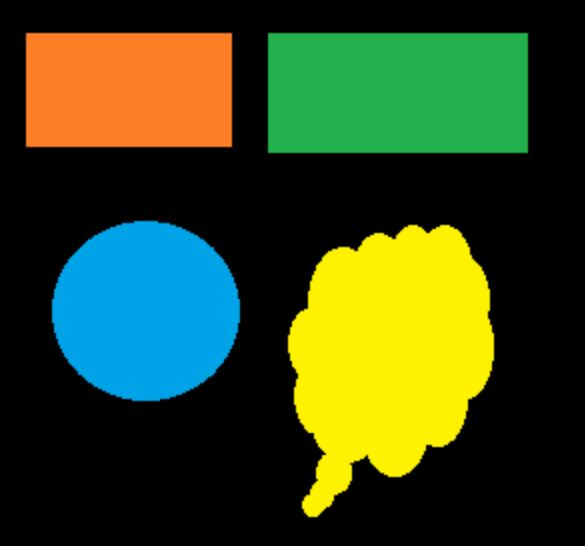
//> input picture ContourDemo2/polygonColor.jpg, 585 x 546 px
$ ./ContourDemo2   (built with g++ and OpenCV 4)
//> lines starting //> are read from the running program, lines starting //| are printed output that depends on the picture; after the words box and inside, x2 and y2 are one past the last pixel; in counts of white or black regions, pixels touching at a corner belong together
// ContourDemo2.cpp : 定義主控台應用程式的進入點。
//

#include "stdafx.h"
#include <opencv2\opencv.hpp>
#include <opencv2\core\utility.hpp>
#include <opencv2\imgproc.hpp>
#include "opencv2\highgui.hpp"
#include <iostream>
#include <iomanip>

using namespace cv;
using namespace std;

Mat imgSrc, imgG, imgBW, imgDst, imgMask;
int main()
{
	//imgSrc = imread("star.jpg", CV_LOAD_IMAGE_UNCHANGED);
	//imgSrc = imread("rectangle.jpg", CV_LOAD_IMAGE_UNCHANGED);
	imgSrc = imread("polygonColor.jpg", CV_LOAD_IMAGE_UNCHANGED);
//> imgSrc is the input picture: 546 rows x 585 cols, CV_8UC3; mean B, G, R 30, 71.2, 54.9

	if (!imgSrc.data)
	{
		cout << "找不到檔案!" << endl;
		return -1;
	}

	cvtColor(imgSrc, imgG, CV_BGR2GRAY);
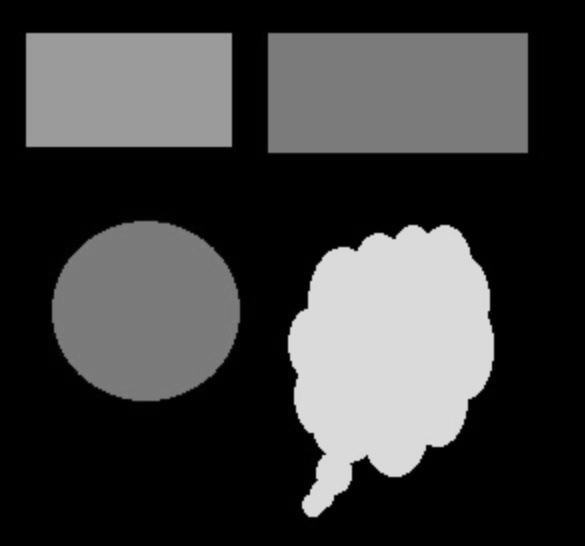
//> imgG: 546 rows x 585 cols, CV_8UC1; min 0, max 228, mean 61.6
	threshold(imgG, imgBW, 100, 255, THRESH_BINARY);
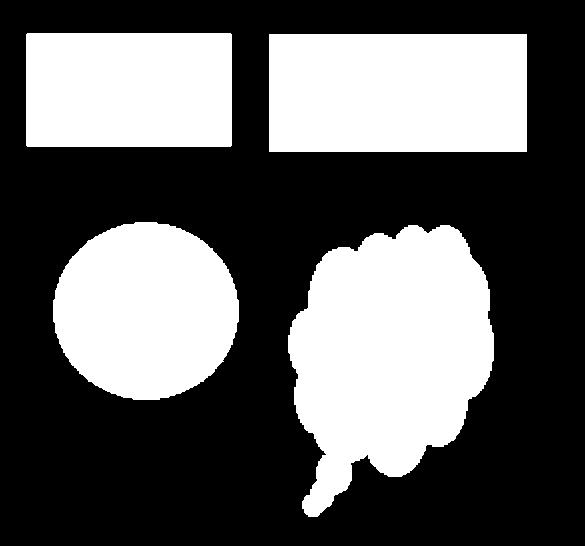
//> imgBW: 546 rows x 585 cols, CV_8UC1; 37.8% white; 4 white regions
	vector<vector<Point>> contours;
	vector<Vec4i> hierarchy;
	RNG rng(clock());

	findContours(imgBW, contours, hierarchy, CV_RETR_EXTERNAL, CV_CHAIN_APPROX_SIMPLE);
//> contours = 4 contours; box (x1, y1, x2, y2) and area: (288, 225, 494, 517) 40590, (269, 34, 527, 152) 30069, (53, 222, 239, 400) 25632, (26, 33, 232, 147) 23163
	//findContours(imgBW, contours, hierarchy, RETR_TREE, CV_CHAIN_APPROX_SIMPLE);

	imgSrc.copyTo(imgDst);


	for (int i = 0; i < contours.size(); i++) {
		cout << "contour # " << i << endl;
		imgMask = Mat::zeros(imgSrc.size(), CV_8UC1);
		drawContours(imgMask, contours, i, Scalar(255), -1);
		Mat imgROI;
		imgSrc.copyTo(imgROI, imgMask);
		string name = std::to_string(i);
		imshow(name, imgROI);
		cout << "mean = " << mean(imgSrc, imgMask) << endl;
	}
//> this loop made 4 passes
//| contour # 0
//| mean = [1.77188, 239.946, 251.654, 0]
//| contour # 1
//| mean = [231.492, 162.744, 0.80078, 0]
//| contour # 2
//| mean = [77.2661, 176.8, 35.1074, 0]
//| contour # 3
//| mean = [38.6058, 126.321, 252.455, 0]
//> pass 1, `imgSrc.copyTo(imgROI, imgMask);`:
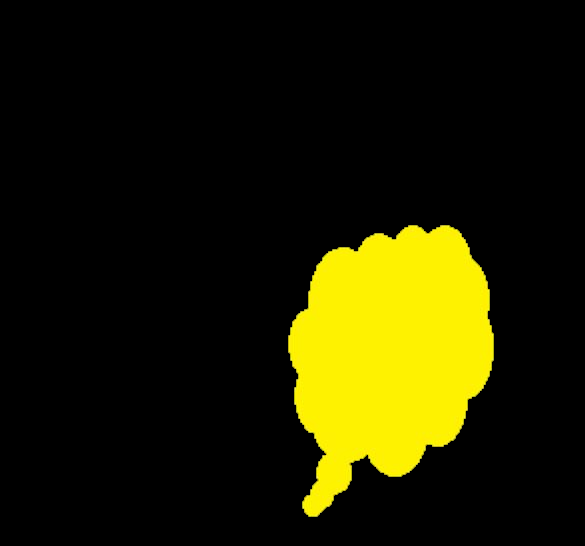
//> imgROI: 546 rows x 585 cols, CV_8UC3; mean B, G, R 0.2, 30.8, 32.3
//> pass 2, `imgSrc.copyTo(imgROI, imgMask);`:
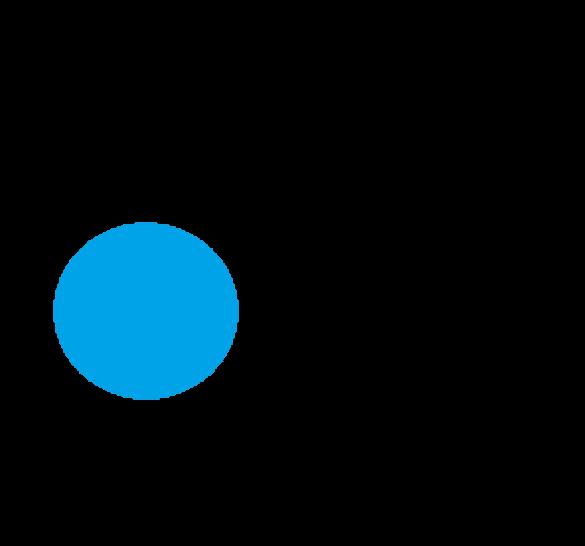
//> imgROI: 546 rows x 585 cols, CV_8UC3; mean B, G, R 18.8, 13.2, 0.1
//> pass 3, `imgSrc.copyTo(imgROI, imgMask);`:
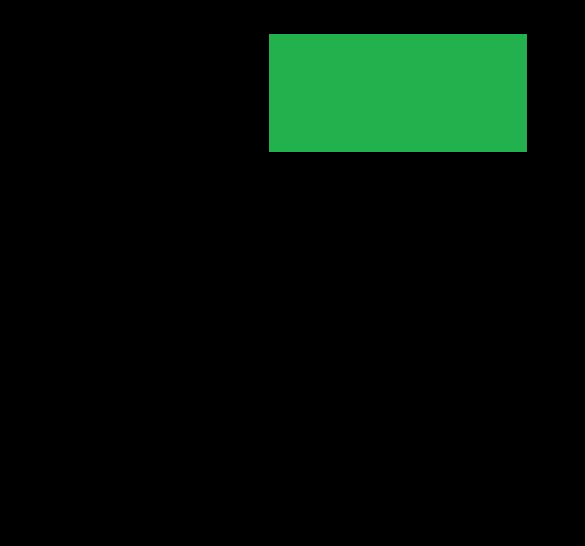
//> imgROI: 546 rows x 585 cols, CV_8UC3; 17.64% of pixels changed, all inside (x1, y1, x2, y2) = (53, 34, 527, 400)
//> after the loop:
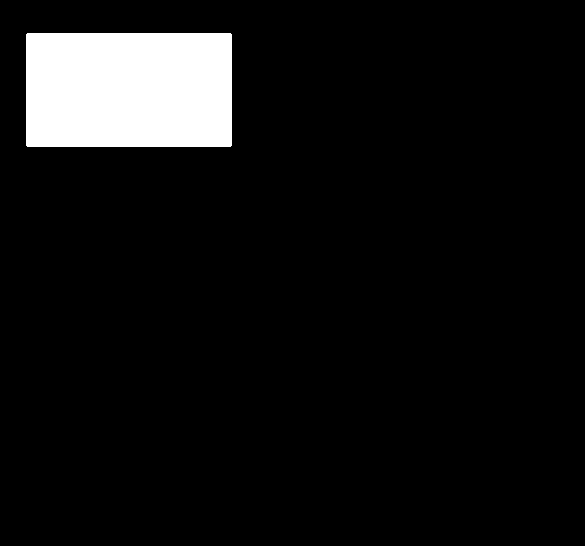
//> imgMask: 546 rows x 585 cols, CV_8UC1; 7.4% white; 1 white region, box (x1, y1, x2, y2) and area: (26, 33, 232, 147) 23480
	imshow("Contour1", imgDst);

	waitKey(0);
	return 0;
}
